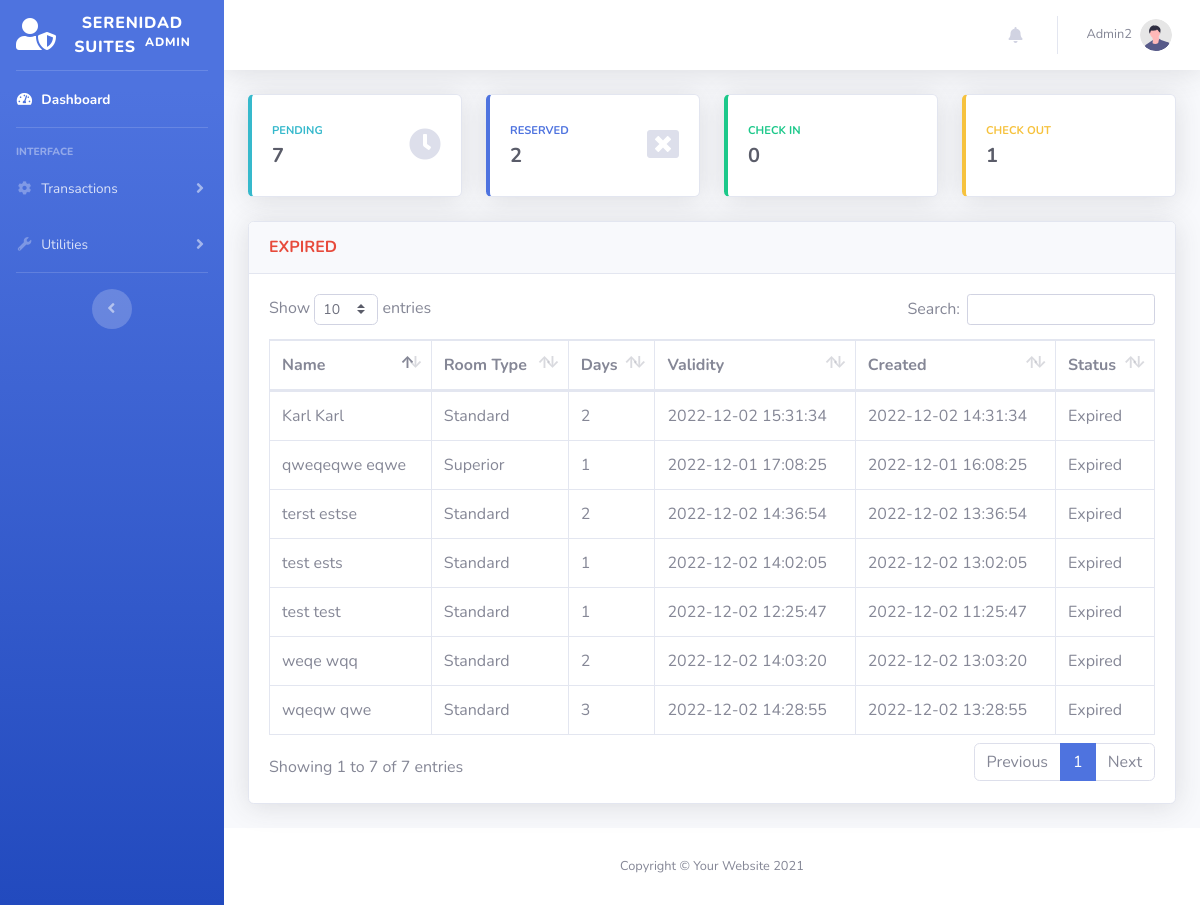
The page /admin/reservation-expired.php (signed in) on the database its author committed.
### tables this page shows
CREATE TABLE `transactions` (
  `id` int(11) NOT NULL,
  `guest_id` int(11) NOT NULL,
  `room_id` int(11) NOT NULL,
  `room_no` int(11) DEFAULT NULL,
  `extra_bed` tinyint(4) NOT NULL DEFAULT '0',
  `status` varchar(50) DEFAULT NULL,
  `days` int(11) DEFAULT NULL,
  `checkin` varchar(50) DEFAULT NULL,
  `checkin_time` varchar(50) DEFAULT NULL,
  `checkout` varchar(50) DEFAULT NULL,
  `checkout_time` varchar(50) DEFAULT NULL,
  `bill` varchar(50) DEFAULT NULL,
  `balance` int(11) NOT NULL DEFAULT '0',
  `payment` int(11) NOT NULL DEFAULT '0',
  `is_payment_full` tinyint(4) NOT NULL DEFAULT '0',
  `payment_at` datetime DEFAULT NULL,
  `valid_until` varchar(50) DEFAULT NULL,
  `is_unread` tinyint(1) NOT NULL DEFAULT '1',
  `created_at` datetime DEFAULT NULL,
  `updated_at` datetime DEFAULT NULL
);

CREATE TABLE `guest` (
  `id` int(11) NOT NULL,
  `uuid` varchar(255) DEFAULT NULL,
  `firstname` varchar(50) NOT NULL,
  `middlename` varchar(30) NOT NULL,
  `lastname` varchar(40) NOT NULL,
  `address` varchar(191) DEFAULT NULL,
  `contactno` varchar(20) NOT NULL,
  `created_at` datetime DEFAULT NULL,
  `updated_at` datetime DEFAULT NULL
);

CREATE TABLE `room` (
  `id` int(11) NOT NULL,
  `room_type` varchar(50) NOT NULL,
  `price` varchar(11) NOT NULL,
  `photo` varchar(100) NOT NULL,
  `description` text,
  `created_at` datetime DEFAULT NULL,
  `updated_at` datetime DEFAULT NULL
);

### models/Model.php (called while the page is built, shortened)
<?php
class Model
{
    protected $host = "localhost";
    protected $database = "u905988427_db_hor";
    protected $username = "u905988427_root";
    protected $password = "SerenidadSuites2022";
    protected $pdo;
    protected $stmt;
    public function connect(){
        try {
            $this->pdo = new PDO("mysql:host={$this->host};dbname={$this->database};charset=utf8","{$this->username}","{$this->password}");
            $this->pdo->setAttribute(PDO::ATTR_ERRMODE, PDO::ERRMODE_EXCEPTION);
            $this->pdo->setAttribute(PDO::ATTR_DEFAULT_FETCH_MODE, PDO::FETCH_ASSOC);
        } catch (PDOException $e) {
            echo $e->getMessage();
        }
    }
    public function setQuery($qry){
        $this->qry = $qry;
        $this->stmt = $this->pdo->query($this->qry);
        return $this;
    }
    public function getAll(){
        try {
            return $this->stmt->fetchAll();
        } catch (PDOException $e) {
            return $e->getMessage();
        }
    }
}

### models/Transaction.php (called while the page is built, shortened)
<?php
Class Transaction extends Model {
    public function getExpiredTransactions(){
        return $this->setQuery("SELECT
                                A.*,
                                B.firstname,
                                B.middlename,
                                B.lastname,
                                B.address,
                                B.contactno,
                                C.room_type,
                                C.price,
                                C.photo
                                FROM `transactions` as A
                                LEFT JOIN `guest` as B
                                ON A.guest_id = B.id
                                LEFT JOIN `room` as C
                                ON A.room_id = C.id
                                WHERE A.status = 'Expired'
                                ORDER BY A.created_at DESC
                                ")
                                ->getAll();
    }
}

### admin/reservation-expired.php (the view, shortened to what this page needs)
<?php include('includes/header.php') ?>
<?php
$connection = new Transaction();
$EXPIRED = $connection->getExpiredTransactions();
?>
<body id="page-top">
    <div id="wrapper">
        <?php include('includes/sidebar.php') ?>
        <div id="content-wrapper" class="d-flex flex-column">
            <div id="content">
                    <?php include('includes/topbar.php') ?>
                <div class="container-fluid">
                    <div class="row">
                        <?php include('includes/count-cards.php') ?>
                    </div>
                    <div class="card shadow mb-4">
                        <div class="card-header py-3">
                            <h6 class="m-0 font-weight-bold text-danger">EXPIRED </h6>
                        </div>
                        <div class="card-body">
                            <div class="table-responsive">
                                <table class="table table-bordered" id="dataTable" width="100%" cellspacing="0">
                                <thead>
                                    <tr>
                                        <th>Name</th>
                                        <th>Room Type</th>
                                        <th>Days</th>
                                        <th>Validity</th>
                                        <th>Created</th>
                                        <th>Status</th>
                                    </tr>
                                </thead>
                                <tbody>
                                    <?php
                                        foreach ($EXPIRED as $key => $value) {
                                    ?>
                                    <tr>
                                        <td><?= $value['firstname']." ".$value['lastname']?></td>
                                        <td><?= $value['room_type']?></td>
                                        <td><?= $value['days']?></td>
                                        <td><?= $value['valid_until']?></td>
                                        <td><?= $value['created_at']?></td>
                                        <td><?= $value['status']?></td>
                                    </tr>
                                    <?php
                                        }
                                    ?>
                                </tbody>
                            </table>
                            </div>
                        </div>
                    </div>
                </div>
            </div>
            <?php include('includes/footer.php') ?>
        </div>
    </div>
</body>
</html>

### rows shown on the page
transactions: guest.firstname "Karl", guest.lastname "Karl", room.room_type "Standard", days "2", valid_until "2022-12-02 15:31:34", created_at "2022-12-02 14:31:34", status "Expired"
transactions: guest.firstname "terst", guest.lastname "estse", room.room_type "Standard", days "2", valid_until "2022-12-02 14:36:54", created_at "2022-12-02 13:36:54", status "Expired"
transactions: guest.firstname "wqeqw", guest.lastname "qwe", room.room_type "Standard", days "3", valid_until "2022-12-02 14:28:55", created_at "2022-12-02 13:28:55", status "Expired"
transactions: guest.firstname "weqe", guest.lastname "wqq", room.room_type "Standard", days "2", valid_until "2022-12-02 14:03:20", created_at "2022-12-02 13:03:20", status "Expired"
transactions: guest.firstname "test", guest.lastname "ests", room.room_type "Standard", days "1", valid_until "2022-12-02 14:02:05", created_at "2022-12-02 13:02:05", status "Expired"
transactions: guest.firstname "test", guest.lastname "test", room.room_type "Standard", days "1", valid_until "2022-12-02 12:25:47", created_at "2022-12-02 11:25:47", status "Expired"
transactions: guest.firstname "qweqeqwe", guest.lastname "eqwe", room.room_type "Superior", days "1", valid_until "2022-12-01 17:08:25", created_at "2022-12-01 16:08:25", status "Expired"

### other values the page prints
$_SESSION['login-username'] "Admin2"
$pendingCount->count "7"
$reservedCount->count "2"
$checkinCount->count "0"
$checkoutCount->count "1"
